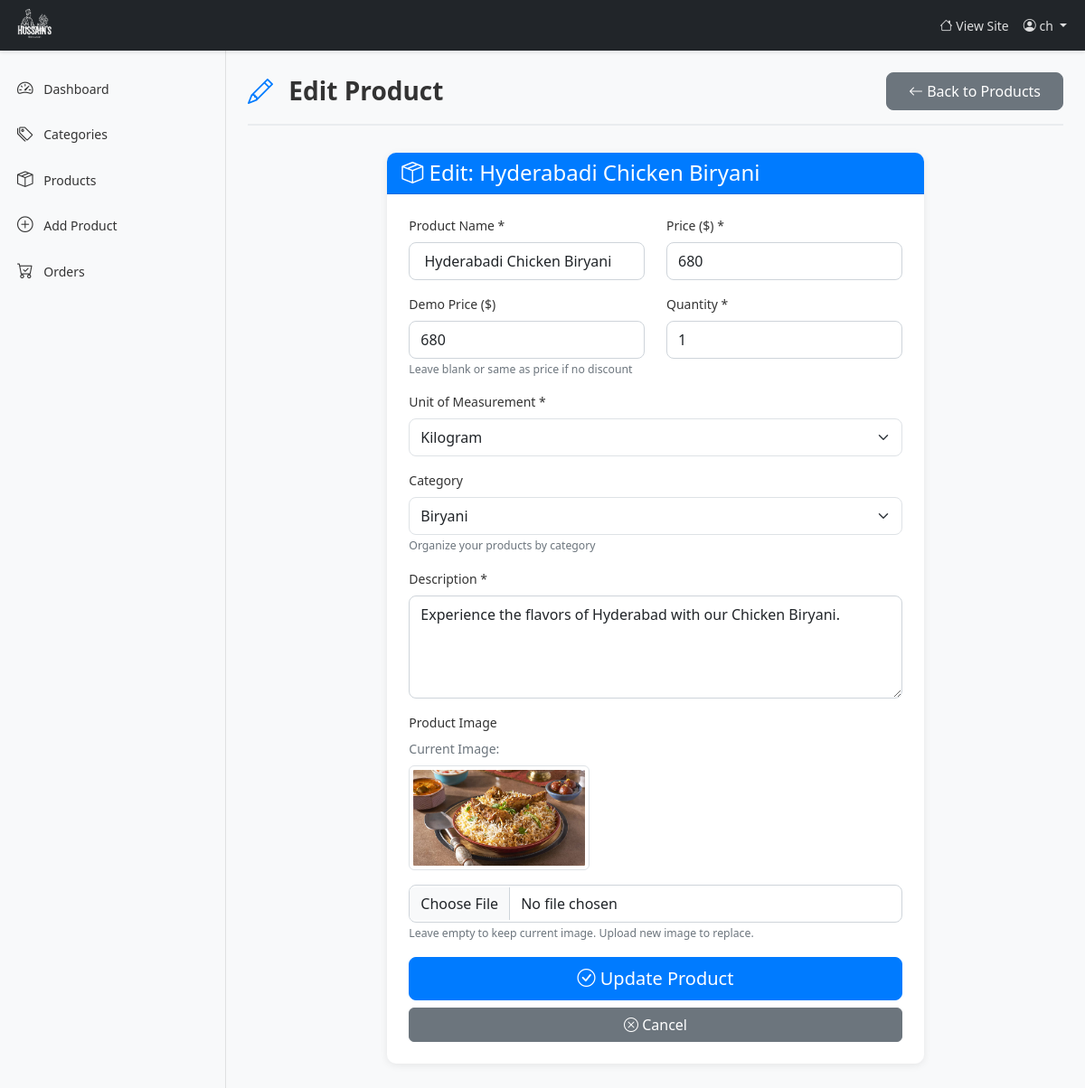
/dashboard/products/edit/hyderabadi-chicken-biryani/ (signed in), run on the app's committed database.
### products/models.py (models this page shows, shortened)
class CustomUser(AbstractUser):
    username = None
    phone_number = models.CharField(max_length=15, unique=True)
    USERNAME_FIELD = 'phone_number'
    REQUIRED_FIELDS = []
    objects = UserManager()

class BaseModel(models.Model):
    created_at = models.DateTimeField(auto_now_add=True)
    updated_at = models.DateTimeField(auto_now=True)
    class Meta:
        abstract = True

class Product(BaseModel):
    MEASURING_CHOICES = (
        ('KG', 'Kilogram'),
        ('ML', 'Milliliter'),
        ('L', 'Liter'),
        ('PIECE', 'Piece'),
        ('In','Inches'),
        ('NONE', 'None'),
    )
    category = models.ForeignKey(Category, on_delete=models.SET_NULL, null=True, blank=True, related_name='products')
    product_name = models.CharField(max_length=200)
    product_slug = models.SlugField(max_length=250, blank=True)
    product_description = models.TextField()
    product_price = models.IntegerField()
    product_demo_price = models.IntegerField()
    quantity = models.CharField(max_length=50, null=True, blank=True)
    product_measuring = models.CharField(max_length=100, choices=MEASURING_CHOICES, default='NONE')
    is_available = models.BooleanField(default=True, help_text="Is product available for ordering?")

class Category(BaseModel):
    category_name = models.CharField(max_length=100, unique=True)
    category_slug = models.SlugField(max_length=120, blank=True, unique=True)
    category_description = models.TextField(blank=True, null=True)
    category_image = models.ImageField(upload_to='categories/', blank=True, null=True)
    is_active = models.BooleanField(default=True)
    display_order = models.IntegerField(default=0, help_text="Lower numbers appear first")
    class Meta:
        verbose_name_plural = "Categories"
        ordering = ['display_order', 'category_name']

class ProductImage(BaseModel):
    product = models.ForeignKey(Product, on_delete=models.CASCADE, related_name='images')
    product_image = models.ImageField(upload_to='products')

### products/views.py (the view, shortened to what this page needs)
# urls.py: path('dashboard/products/edit/<slug:product_slug>/', views.edit_product, name='edit_product'),
@login_required
def edit_product(request, product_slug):
    if not request.user.is_staff:
        messages.error(request, 'Access denied! Staff access required.')
        return redirect('home')
    product = get_object_or_404(Product, product_slug=product_slug)
    categories = Category.objects.filter(is_active=True).order_by('display_order', 'category_name')
    return render(request, 'restaurant/edit_product.html', {
        'product': product,
        'measuring_choices': Product.MEASURING_CHOICES,
        'categories': categories
    })

### products/templates/restaurant/edit_product.html (shortened to what this page needs)
{% extends "dashbase.html" %}
{% block content %}
<div class="page-header">
    <h1><i class="bi bi-pencil"></i> Edit Product</h1>
    <a href="{% url 'manage_products' %}" class="btn btn-secondary btn-dashboard">
        <i class="bi bi-arrow-left"></i> Back to Products
    </a>
</div>
<div class="row justify-content-center">
    <div class="col-md-8">
        <div class="card">
            <div class="card-header bg-primary text-white">
                <h4 class="mb-0"><i class="bi bi-box-seam"></i> Edit: {{ product.product_name }}</h4>
            </div>
            <div class="card-body">
                <form method="POST" enctype="multipart/form-data">
                    <div class="row">
                        <div class="col-md-6 mb-3">
                            <label for="name" class="form-label">Product Name *</label>
                            <input type="text" class="form-control" id="name" name="name" value="{{ product.product_name }}" required>
                        </div>
                        <div class="col-md-6 mb-3">
                            <label for="price" class="form-label">Price ($) *</label>
                            <input type="number" class="form-control" id="price" name="price" value="{{ product.product_price }}" required>
                        </div>
                    </div>
                    <div class="row">
                        <div class="col-md-6 mb-3">
                            <label for="demo_price" class="form-label">Demo Price ($)</label>
                            <input type="number" class="form-control" id="demo_price" name="demo_price" value="{{ product.product_demo_price }}">
                            <small class="text-muted">Leave blank or same as price if no discount</small>
                        </div>
                        <div class="col-md-6 mb-3">
                            <label for="quantity" class="form-label">Quantity *</label>
                            <input type="text" class="form-control" id="quantity" name="quantity" value="{{ product.quantity }}" placeholder="e.g., 500, 1, 2" required>
                        </div>
                    </div>
                    <div class="mb-3">
                        <label for="product_measuring" class="form-label">Unit of Measurement *</label>
                        <select class="form-select" id="product_measuring" name="product_measuring" required>
                            {% for value, label in measuring_choices %}
                                <option value="{{ value }}" {% if product.product_measuring == value %}selected{% endif %}>{{ label }}</option>
                            {% endfor %}
                        </select>
                    </div>
                    <div class="mb-3">
    <label for="category" class="form-label">Category</label>
    <select class="form-select" id="category" name="category">
        {% for cat in categories %}
            <option value="{{ cat.id }}" {% if product.category.id == cat.id %}selected{% endif %}>
                {{ cat.category_name }}
            </option>
        {% endfor %}
    </select>
    <small class="text-muted">Organize your products by category</small>
</div>
                    <div class="mb-3">
                        <label for="description" class="form-label">Description *</label>
                        <textarea class="form-control" id="description" name="description" rows="4" required>{{ product.product_description }}</textarea>
                    </div>
                    <div class="mb-3">
                        <label for="image" class="form-label">Product Image</label>
                        {% if product.images.first %}
                        <div class="mb-3">
                            <p class="text-muted mb-2">Current Image:</p>
                            <img src="{{ product.images.first.product_image.url }}" alt="{{ product.product_name }}" class="img-thumbnail" style="max-width: 200px; max-height: 200px; object-fit: cover;">
                        </div>
                        {% endif %}
                        <input type="file" class="form-control" id="image" name="image" accept="image/*">
                        <small class="text-muted">Leave empty to keep current image. Upload new image to replace.</small>
                    </div>
                    <div class="d-grid gap-2">
                        <button type="submit" class="btn btn-primary btn-lg">
                            <i class="bi bi-check-circle"></i> Update Product
                        </button>
                        <a href="{% url 'manage_products' %}" class="btn btn-secondary">
                            <i class="bi bi-x-circle"></i> Cancel
                        </a>
                    </div>
                </form>
            </div>
        </div>
    </div>
</div>
{% endblock %}

### products/templates/dashbase.html (shortened to what this page needs)
{% load static %}
<!DOCTYPE html>
<html lang="en">
<head>
    <link href="https://cdn.jsdelivr.net/npm/bootstrap@5.3.3/dist/css/bootstrap.min.css" rel="stylesheet">
    <link rel="stylesheet" href="https://cdn.jsdelivr.net/npm/bootstrap-icons@1.11.1/font/bootstrap-icons.css">
    <link rel="stylesheet" href="{% static 'css/dashboard.css' %}">
</head>
<body>
    <nav class="navbar navbar-expand-lg navbar-dark bg-dark fixed-top">
        <div class="container-fluid">
            <a class="navbar-brand" href="{% url 'home' %}">
                <img src="{% static 'images/logo.png' %}" alt="Hussain's Restaurant">
            </a>
            <div class="collapse navbar-collapse" id="navbarNav">
                <ul class="navbar-nav ms-auto">
                    <li class="nav-item">
                        <a class="nav-link" href="{% url 'home' %}" target="_blank">
                            <i class="bi bi-house"></i> View Site
                        </a>
                    </li>
                    <li class="nav-item dropdown">
                        <a class="nav-link dropdown-toggle" href="#" role="button" data-bs-toggle="dropdown">
                            <i class="bi bi-person-circle"></i>
                            {% if request.user.first_name %}
                                {{ request.user.first_name }}
                            {% else %}
                                {{ request.user.phone_number }}
                            {% endif %}
                        </a>
                    </li>
                </ul>
            </div>
        </div>
    </nav>
    <div class="container-fluid">
        <div class="row">
            <nav id="sidebar" class="col-md-3 col-lg-2 d-md-block bg-light sidebar">
                <div class="position-sticky">
                    <ul class="nav flex-column">
                        <li class="nav-item">
                            <a class="nav-link {% if request.resolver_match.url_name == 'restaurant_dashboard' %}active{% endif %}" href="{% url 'restaurant_dashboard' %}">
                                <i class="bi bi-speedometer2"></i> Dashboard
                            </a>
                        </li>
                        <li class="nav-item">
                            <a class="nav-link {% if request.resolver_match.url_name == 'manage_categories' %}active{% endif %}" href="{% url 'manage_categories' %}">
                                <i class="bi bi-tags"></i> Categories
                            </a>
                        </li>
                        <li class="nav-item">
                            <a class="nav-link {% if request.resolver_match.url_name == 'manage_products' %}active{% endif %}" href="{% url 'manage_products' %}">
                                <i class="bi bi-box-seam"></i> Products
                            </a>
                        </li>
                        <li class="nav-item">
                            <a class="nav-link {% if request.resolver_match.url_name == 'add_product' %}active{% endif %}" href="{% url 'add_product' %}">
                                <i class="bi bi-plus-circle"></i> Add Product
                            </a>
                        </li>
                        <li class="nav-item">
                            <a class="nav-link {% if request.resolver_match.url_name == 'manage_orders' %}active{% endif %}" href="{% url 'manage_orders' %}">
                                <i class="bi bi-cart-check"></i> Orders
                            </a>
                        </li>
                    </ul>
                </div>
            </nav>
            <main class="col-md-9 ms-sm-auto col-lg-10 px-md-4">
                <div class="dashboard-content">
                    {% block content %}
                    {% endblock %}
                </div>
            </main>
        </div>
    </div>
</body>
</html>

### products/static/css/dashboard.css (style rules this page uses)
* { margin: 0; padding: 0; box-sizing: border-box; }
body { font-family: 'Segoe UI', Tahoma, Geneva, Verdana, sans-serif; font-size: 0.875rem; background-color: #f8f9fa; min-height: 100vh; padding-top: 56px; }
.navbar { box-shadow: 0 2px 4px rgba(0,0,0,.1); height: 56px; }
.navbar-dark { background-color: #212529 !important; }
.navbar.fixed-top { position: fixed !important; top: 0; right: 0; left: 0; z-index: 1030; }
.navbar-brand { padding-top: 0.75rem; padding-bottom: 0.75rem; font-size: 1rem; font-weight: 600; }
.navbar-brand img { filter: brightness(0) invert(1); height: 40px; width: auto; max-width: 150px; object-fit: contain; }
.navbar-nav .nav-link { color: rgba(255, 255, 255, 0.85) !important; transition: color 0.3s ease; }
.sidebar { position: fixed; top: 56px; bottom: 0; left: 0; z-index: 100; padding: 0; box-shadow: inset -1px 0 0 rgba(0, 0, 0, .1); overflow-y: auto; overflow-x: hidden; background-color: #f8f9fa; width: 250px; }
.sidebar .position-sticky { position: sticky !important; top: 0; height: calc(100vh - 56px); padding-top: 1rem; }
.sidebar .nav-link { font-weight: 500; color: #333; padding: 0.75rem 1rem; border-left: 3px solid transparent; transition: all 0.3s ease; display: block; }
.sidebar .nav-link i { margin-right: 8px; font-size: 1.1rem; }
main.col-md-9, main.col-lg-10 { margin-left: 0; padding: 1.5rem; }
@media (min-width: 768px) { main.col-md-9 { margin-left: 250px; width: calc(100% - 250px); } }
@media (min-width: 992px) { main.col-lg-10 { margin-left: 250px; width: calc(100% - 250px); } }
.dashboard-content { padding-top: 0; padding-bottom: 40px; min-height: calc(100vh - 56px); }
.btn { transition: all 0.3s ease; }
.btn-dashboard { padding: 0.5rem 1.5rem; border-radius: 8px; font-weight: 500; }
.btn-primary { background-color: #007bff; border-color: #007bff; }
.page-header { display: flex; justify-content: space-between; align-items: center; margin-bottom: 30px; padding-bottom: 15px; border-bottom: 2px solid #e9ecef; }
.page-header h1 { margin: 0; font-weight: 600; font-size: 1.75rem; color: #333; }
.page-header h1 i { margin-right: 10px; color: #007bff; }
.card { border: none; border-radius: 10px; box-shadow: 0 2px 8px rgba(0,0,0,0.08); transition: all 0.3s ease; }
.card-header { border-bottom: 1px solid rgba(0,0,0,0.125); border-radius: 10px 10px 0 0 !important; }
.card-header.bg-primary { background-color: #007bff !important; color: white; }
.card-body { padding: 1.5rem; }
.form-control { border-radius: 8px; border: 1px solid #ced4da; padding: 0.5rem 0.75rem; }
.form-select { border-radius: 8px; padding: 0.5rem 0.75rem; }
.form-label { font-weight: 500; color: #333; margin-bottom: 0.5rem; }
.text-muted { color: #6c757d !important; }
.bg-light { background-color: #f8f9fa !important; }
.mb-3 { margin-bottom: 1rem !important; }
.gap-2 { gap: 0.5rem !important; }

### data on the page
CustomUser: user.first_name "ch"
Product: product_name "Hyderabadi Chicken Biryani", name "Hyderabadi Chicken Biryani", price "680", demo_price "680", quantity "1", product_measuring "Kilogram", category "Biryani", description "Experience the flavors of Hyderabad with our Chicken Biryani.", images.first.product_image (picture)
